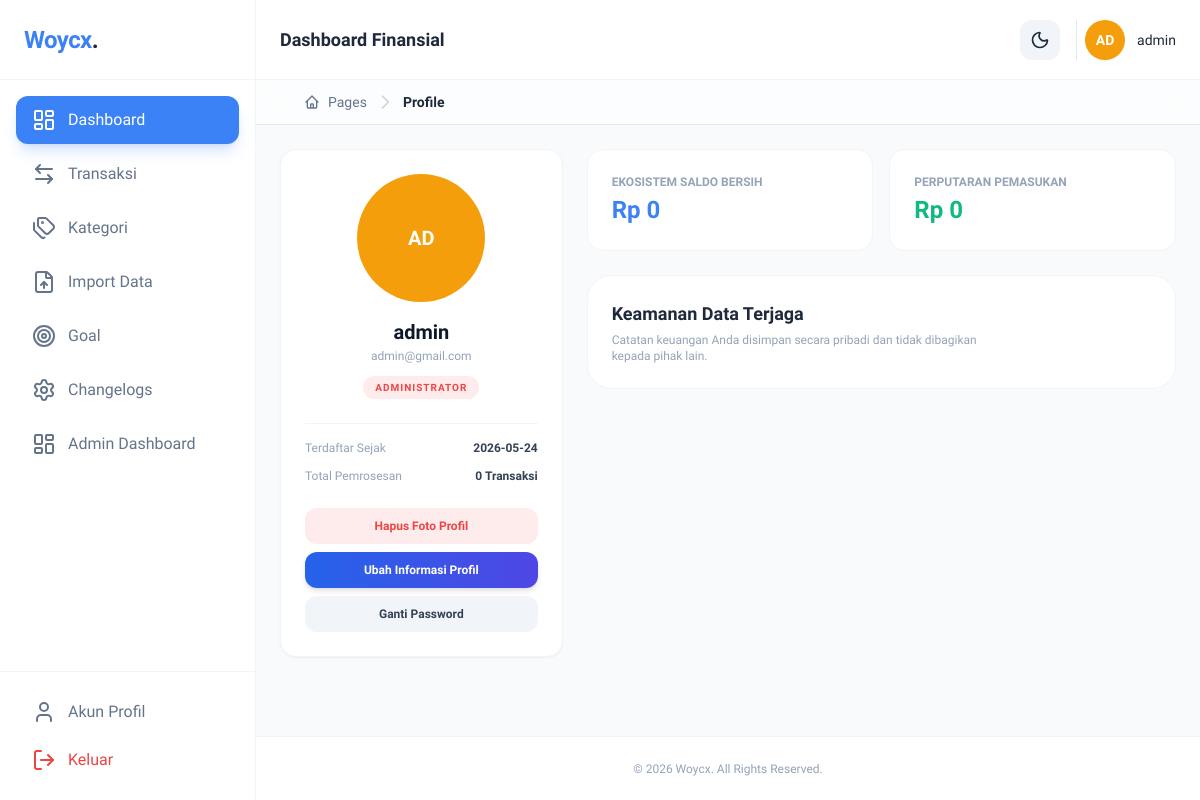
The page /pages/profile.php (signed in) on the database its author committed.
### tables this page shows
CREATE TABLE `users` (
  `id` int(11) NOT NULL,
  `name` varchar(100) NOT NULL,
  `email` varchar(100) NOT NULL,
  `password` varchar(255) NOT NULL,
  `photo` varchar(255) DEFAULT 'default.png',
  `created_at` timestamp NOT NULL DEFAULT current_timestamp(),
  `otp_code` varchar(6) DEFAULT NULL,
  `otp_expiry` datetime DEFAULT NULL,
  `role` enum('user','admin') DEFAULT 'user',
  `remember_token` varchar(64) DEFAULT NULL
);

### config/database.php (called while the page is built, shortened)
<?php
function formatRupiah($angka) {
    return "Rp " . number_format($angka, 0, ',', '.');
}

### pages/profile.php (the view, shortened to what this page needs)
<?php
$breadcrumb_parent = "Pages";
$breadcrumb_active = "Profile";
include '../layouts/header.php';
$uid = $_SESSION['user_id'];
$stmt = $pdo->prepare("SELECT * FROM users WHERE id = ?");
$stmt->execute([$uid]);
$user = $stmt->fetch();
$stmt = $pdo->prepare("SELECT COUNT(*) FROM transaksi WHERE user_id = ?");
$stmt->execute([$uid]);
$totalCount = $stmt->fetchColumn() ?? 0;
$stmt = $pdo->prepare("SELECT SUM(jumlah) FROM transaksi WHERE user_id = ? AND jenis = 'pemasukan'");
$stmt->execute([$uid]);
$sumIn = $stmt->fetchColumn() ?? 0;
$stmt = $pdo->prepare("SELECT SUM(jumlah) FROM transaksi WHERE user_id = ? AND jenis = 'pengeluaran'");
$stmt->execute([$uid]);
$sumOut = $stmt->fetchColumn() ?? 0;
$netSaldo = $sumIn - $sumOut;
?>
<div class="grid grid-cols-1 lg:grid-cols-3 gap-6 items-start">
    <div class="bg-white dark:bg-slate-800 rounded-2xl border border-slate-100 dark:border-slate-700 p-6 text-center shadow-sm">
        <div class="relative w-32 h-32 mx-auto mb-4 group">
            <?php
                $initial = strtoupper(substr($user['name'], 0, 2));
                $colors = [
                    'bg-blue-500',
                    'bg-indigo-500',
                    'bg-purple-500',
                    'bg-pink-500',
                    'bg-emerald-500',
                    'bg-amber-500',
                ];
                $color = $colors[$user['id'] % count($colors)];
                $photo = trim($user['photo'] ?? '');
                ?>
                <?php if ($photo !== '' && file_exists(__DIR__ . '/../uploads/' . $photo)): ?>
                    <img src="../uploads/<?= htmlspecialchars($photo) ?>"
                         class="w-full h-full rounded-full object-cover ring-4 ring-blue-500/20">
                <?php else: ?>
                    <div class="w-full h-full rounded-full flex items-center justify-center text-white text-xl font-bold <?= $color ?> ring-4 ring-white/10">
                        <?= $initial ?>
                    </div>
                <?php endif; ?>
        </div>
        <h3 class="text-xl font-bold text-slate-900 dark:text-white"><?= htmlspecialchars($user['name']) ?></h3>
        <p class="text-xs text-slate-400 font-medium mt-0.5"><?= htmlspecialchars($user['email']) ?></p>
        <?php if (isset($_SESSION['role']) && strtolower($_SESSION['role']) === 'admin'): ?>
    <p class="text-[10px] uppercase font-bold text-red-500 tracking-widest bg-red-500/10 px-3 py-1 rounded-full inline-block mt-3">
        Administrator
    </p>
<?php else: ?>
    <p class="text-[10px] uppercase font-bold text-blue-500 tracking-widest bg-blue-500/10 px-3 py-1 rounded-full inline-block mt-3">
        Verified Client
    </p>
<?php endif; ?>
        <div class="border-t border-slate-100 dark:border-slate-700/60 mt-6 pt-4 text-left space-y-3 text-xs text-slate-400">
            <div class="flex justify-between"><span>Terdaftar Sejak</span><span class="font-bold text-slate-700 dark:text-slate-300"><?= substr($user['created_at'], 0, 10) ?></span></div>
            <div class="flex justify-between"><span>Total Pemrosesan</span><span class="font-bold text-slate-700 dark:text-slate-300"><?= $totalCount ?> Transaksi</span></div>
        </div>
        <div class="mt-6 flex flex-col gap-2">
            <form method="POST" onsubmit="return confirm('Yakin mau hapus foto profil?')">
                <button type="submit"
                    class="w-full bg-red-500/10 hover:bg-red-500/20 text-red-500 font-semibold py-2.5 rounded-xl text-xs transition">
                    Hapus Foto Profil
                </button>
            </form>
            <button onclick="document.getElementById('edit-profile-modal').classList.remove('hidden')" class="w-full bg-gradient-to-r from-blue-600 to-indigo-600 text-white font-bold py-2.5 rounded-xl text-xs shadow-md">Ubah Informasi Profil</button>
            <button onclick="document.getElementById('security-modal').classList.remove('hidden')" class="w-full bg-slate-100 dark:bg-slate-700 text-slate-700 dark:text-slate-300 font-semibold py-2.5 rounded-xl text-xs">Ganti Password</button>
        </div>
    </div>
    <div class="lg:col-span-2 space-y-6">
        <div class="grid grid-cols-1 md:grid-cols-2 gap-4">
            <div class="bg-white dark:bg-slate-800 p-6 rounded-2xl border border-slate-100 dark:border-slate-700">
                <p class="text-xs font-bold text-slate-400 uppercase">Ekosistem Saldo Bersih</p>
                <p class="text-2xl font-black text-blue-500 mt-1"><?= formatRupiah($netSaldo) ?></p>
            </div>
            <div class="bg-white dark:bg-slate-800 p-6 rounded-2xl border border-slate-100 dark:border-slate-700">
                <p class="text-xs font-bold text-slate-400 uppercase">Perputaran Pemasukan</p>
                <p class="text-2xl font-black text-emerald-500 mt-1"><?= formatRupiah($sumIn) ?></p>
            </div>
        </div>
        <div class="bg-white dark:bg-slate-800 from-slate-900 to-slate-800 rounded-3xl p-6 relative overflow-hidden border border-slate-100 dark:border-slate-700">
            <h4 class="text-lg font-bold mb-1">Keamanan Data Terjaga</h4>
            <p class="text-xs text-slate-400 max-w-sm">
            Catatan keuangan Anda disimpan secara pribadi dan tidak dibagikan kepada pihak lain.</p>
        </div>
    </div>
</div>
<?php include '../layouts/footer.php'; ?>

### layouts/header.php (shortened to what this page needs)
<?php
require "../config/database.php";
$userName = $_SESSION['user_name'] ?? 'User';
$userPhoto = $_SESSION['user_photo'] ?? null;
$uid = $_SESSION['user_id'] ?? 0;
$initial = strtoupper(substr($userName, 0, 2));
$colors = [
    'bg-blue-500',
    'bg-indigo-500',
    'bg-purple-500',
    'bg-pink-500',
    'bg-emerald-500',
    'bg-amber-500',
];
$color = $colors[$uid % count($colors)];
$photoFile = __DIR__ . '/../uploads/' . $userPhoto;
$photoUrl  = '/uploads/' . $userPhoto;
?>
<!DOCTYPE html>
<html lang="id">
<head>
    <script src="https://cdn.tailwindcss.com"></script>
    <link rel="stylesheet" href="/assets/css/style.css">
</head>
<body class="bg-slate-50 dark:bg-slate-900 text-slate-800 dark:text-slate-100 min-h-screen flex">
    <?php include 'sidebar.php'; ?>
    <div class="flex-1 flex flex-col min-w-0 min-h-screen lg:pl-64">
        <header class="h-20 bg-white dark:bg-slate-800 border-b border-slate-100 dark:border-slate-700 flex items-center justify-between px-6 sticky top-0 z-40">
            <div class="font-semibold text-lg hidden sm:block">
                Dashboard Finansial
            </div>
            <div class="flex items-center gap-4 ml-auto">
                <button onclick="toggleDarkMode()" class="p-2.5 rounded-xl bg-slate-100 dark:bg-slate-700 hover:text-blue-500">
                    <i data-lucide="moon" class="w-5 h-5 dark:hidden"></i>
                </button>
                <a href="/pages/profile.php"
                   class="flex items-center gap-3 pl-2 border-l border-slate-200 dark:border-slate-700 hover:opacity-80 transition">
                    <?php if (!empty($userPhoto) && file_exists($photoFile)): ?>
                        <img src="<?= $photoUrl ?>"
                             class="w-10 h-10 rounded-full object-cover ring-2 ring-blue-500/20">
                    <?php else: ?>
                        <div class="w-10 h-10 rounded-full flex items-center justify-center text-white font-bold text-sm uppercase <?= $color ?>">
                            <?= $initial ?>
                        </div>
                    <?php endif; ?>
                    <span class="text-sm font-medium hidden md:block">
                        <?= htmlspecialchars($userName) ?>
                    </span>
                </a>
            </div>
        </header>
        <?php include "breadcrumb.php"; ?>
        <main class="p-6 flex-1">

### layouts/sidebar.php (shortened to what this page needs)
<?php $current = isset($_GET['route']) ? $_GET['route'] : 'dashboard'; ?>
<aside id="sidebar" class="w-64 bg-white dark:bg-slate-800 border-r border-slate-100 dark:border-slate-700 fixed inset-y-0 left-0 z-50 transform -translate-x-full lg:translate-x-0 transition-transform duration-300 ease-in-out flex flex-col justify-between">
    <div>
        <div class="h-20 flex items-center px-6 border-b border-slate-100 dark:border-slate-700 justify-between">
            <h1 class="text-2xl font-black text-blue-500 tracking-tight"><?= WEB_NAME ?><span class="text-slate-800 dark:text-white">.</span></h1>
        </div>
        <nav class="p-4 space-y-1.5">
            <a href="../pages/dashboard.php" class="flex items-center gap-3 px-4 py-3 rounded-xl font-medium transition-all <?= $current === 'dashboard' ? 'bg-blue-500 text-white shadow-lg shadow-blue-500/20' : 'text-slate-500 dark:text-slate-400 hover:bg-slate-50 dark:hover:bg-slate-700/50' ?>"><i data-lucide="layout-dashboard"></i> Dashboard</a>
            <a href="../pages/transaksi.php" class="flex items-center gap-3 px-4 py-3 rounded-xl font-medium transition-all <?= $current === 'transaksi' ? 'bg-blue-500 text-white shadow-lg shadow-blue-500/20' : 'text-slate-500 dark:text-slate-400 hover:bg-slate-50 dark:hover:bg-slate-700/50' ?>"><i data-lucide="arrow-left-right"></i> Transaksi</a>
            <a href="../pages/kategori.php" class="flex items-center gap-3 px-4 py-3 rounded-xl font-medium transition-all <?= $current === 'kategori' ? 'bg-blue-500 text-white shadow-lg shadow-blue-500/20' : 'text-slate-500 dark:text-slate-400 hover:bg-slate-50 dark:hover:bg-slate-700/50' ?>"><i data-lucide="tags"></i> Kategori</a>
            <a href="../pages/importcsv.php" class="flex items-center gap-3 px-4 py-3 rounded-xl font-medium <?= $current === 'import' ? 'bg-blue-500 text-white shadow-lg shadow-blue-500/20' : 'text-slate-500 dark:text-slate-400 hover:bg-slate-50 dark:hover:bg-slate-700' ?>"><i data-lucide="file-up"></i> Import Data</a>
            <a href="../pages/goal.php" class="flex items-center gap-3 px-4 py-3 rounded-xl font-medium transition <?= $active ? 'bg-indigo-500 text-white shadow-lg shadow-indigo-500/20' : 'text-slate-500 dark:text-slate-400 hover:bg-slate-50 dark:hover:bg-slate-700' ?>"><i data-lucide="target"></i>Goal</a>
            <a href="../pages/changelogs.php"
   class="flex items-center gap-3 px-4 py-3 rounded-xl font-medium transition-all
   <?= $current === 'changelogs'
        ? 'bg-emerald-500 text-white shadow-lg shadow-emerald-500/20'
        : 'text-slate-500 dark:text-slate-400 hover:bg-slate-50 dark:hover:bg-slate-700/50' ?>">
    <i data-lucide="settings"></i>
    Changelogs
</a>
            <?php if (isset($_SESSION['role']) && strtolower($_SESSION['role']) === 'admin'): ?>
<a href="../admin/index.php"
   class="flex items-center gap-3 px-4 py-3 rounded-xl font-medium transition-all
   <?= $current === 'admin_home'
        ? 'bg-indigo-500 text-white shadow-lg shadow-indigo-500/20'
        : 'text-slate-500 dark:text-slate-400 hover:bg-slate-50 dark:hover:bg-slate-700/50' ?>">
    <i data-lucide="layout-dashboard"></i>
    Admin Dashboard
</a>
<?php endif; ?>
        </nav>
    </div>
    <div class="p-4 border-t border-slate-100 dark:border-slate-700">
    <a href="../pages/profile.php" class="flex items-center gap-3 px-4 py-3 rounded-xl font-medium transition-all <?= $current === 'profile' ? 'bg-blue-500 text-white shadow-lg shadow-blue-500/20' : 'text-slate-500 dark:text-slate-400 hover:bg-slate-50 dark:hover:bg-slate-700/50' ?>"><i data-lucide="user"></i> Akun Profil</a>
    <a href="../auth/logout.php" class="flex items-center gap-3 px-4 py-3 rounded-xl font-medium text-red-500 hover:bg-red-50 dark:hover:bg-red-950/20 transition-all"><i data-lucide="log-out"></i> Keluar</a></div>
</aside>

### layouts/breadcrumb.php
<?php
$menu_induk = isset($breadcrumb_parent) ? $breadcrumb_parent : 'Pages';
$halaman_aktif = isset($breadcrumb_active) ? $breadcrumb_active : 'Dashboard';
?>
<div class="bg-white/60 dark:bg-slate-900/60 border-b border-slate-200 dark:border-slate-800/80 backdrop-blur-md sticky top-20 z-40">
    <div class="max-w-4xl mx-auto px-6 py-3">
        <nav class="flex text-sm font-medium text-slate-500 dark:text-slate-400" aria-label="Breadcrumb">
            <ol class="inline-flex items-center space-x-1 md:space-x-2">
                <li class="inline-flex items-center">
                    <a href="../pages/dashboard.php" class="inline-flex items-center hover:text-indigo-600 dark:hover:text-indigo-400 transition-colors">
                        <svg class="w-4 h-4 mr-2" fill="none" viewBox="0 0 24 24" stroke="currentColor"><path stroke-linecap="round" stroke-linejoin="round" stroke-width="2" d="M3 12l2-2m0 0l7-7 7 7M5 10v10a1 1 0 001 1h3m10-11l2 2m-2-2v10a1 1 0 01-1 1h-3m-6 0a1 1 0 001-1v-4a1 1 0 011-1h2a1 1 0 011 1v4a1 1 0 001 1m-6 0h6"/></svg>
                        <?= htmlspecialchars($menu_induk) ?>
                    </a>
                </li>
                <li>
                    <div class="flex items-center">
                        <a href="../<?= strtolower($menu_induk); ?>/<?= strtolower($halaman_aktif) ?>.php" class="inline-flex items-center hover:text-indigo-600 dark:hover:text-indigo-400 transition-colors">
                           <svg class="w-5 h-5 text-slate-300 dark:text-slate-600" fill="none" viewBox="0 0 24 24" stroke="currentColor"><path stroke-linecap="round" stroke-linejoin="round" stroke-width="2" d="M9 5l7 7-7 7"/></svg>
                            <span class="ml-1 md:ml-2 text-slate-800 dark:text-slate-200 font-semibold cursor-default">
                                <?= htmlspecialchars($halaman_aktif) ?>
                            </span>
                        </a>
                    </div>
                </li>
            </ol>
        </nav>
    </div>
</div>

### layouts/footer.php (shortened to what this page needs)
        </main>
        <footer class="h-16 border-t border-slate-100 dark:border-slate-700 bg-white dark:bg-slate-800 flex items-center justify-center text-xs text-slate-400">&copy; 2026 <?= WEB_NAME ?>. All Rights Reserved.</footer>
    </div>
</body>
</html>

### assets/css/style.css (style rules this page uses)
body { font-family: 'Plus Jakarta Sans', sans-serif; transition: background-color 0.3s, color 0.3s; }

### rows shown on the page
users: name "AD", name "admin", email "admin@gmail.com", created_at "2026-05-24"

### other values the page prints
WEB_NAME "Woycx"
$initial "AD"
$userName "admin"
$menu_induk "Pages"
$halaman_aktif "Profile"
$totalCount "0"
formatRupiah($netSaldo) "Rp 0"
formatRupiah($sumIn) "Rp 0"
